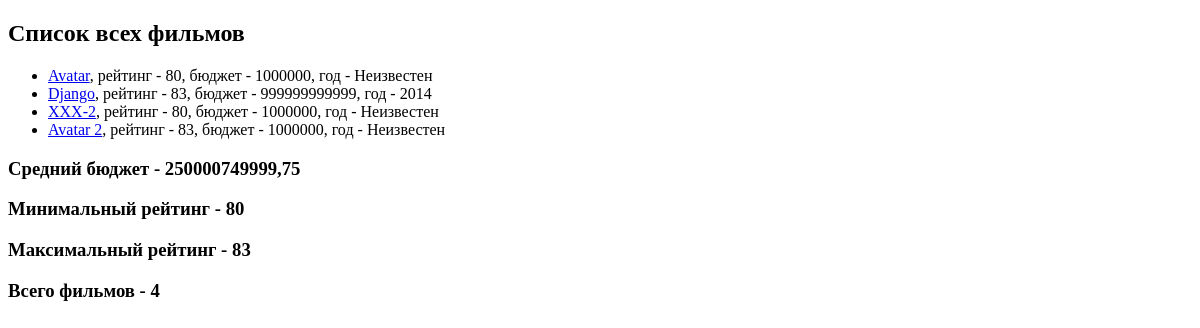
The app's page /, older data.
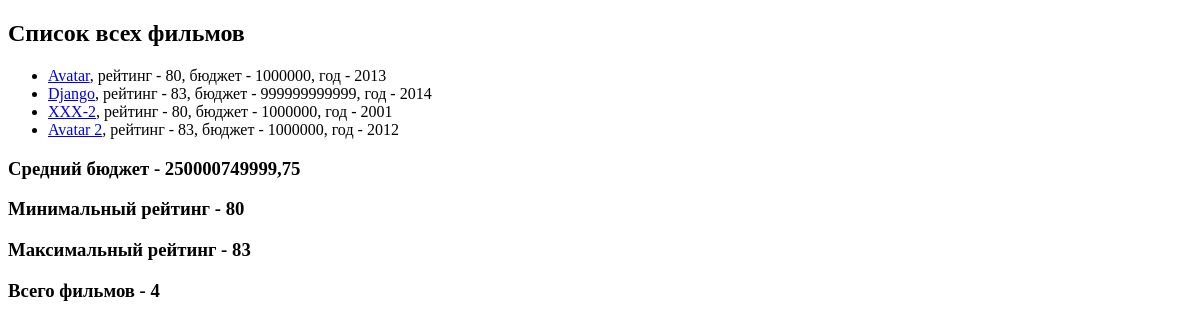
The same page, newer data.
### movie_app/models.py (models this page shows, shortened)
class Movie(models.Model):
    name = models.CharField(max_length=40)
    rating = models.IntegerField()
    year = models.IntegerField(null=True, blank=True)
    budget = models.IntegerField(default=1000000)
    slug = models.SlugField(default='', null=False)
    def get_url(self):
        return reverse('movie-detail', args=[self.slug])

### movie_app/views.py (the view)
# urls.py: path('', views.show_all_movie),
def show_all_movie(request):
    movies = Movie.objects.annotate(
        true_bool=Value(True),
        false_bool=Value(False),
        str_bool=Value('hello'),
        int_bool=Value(20),
        new_budget=F('budget')+100,
        sum_rat_year=F('rating') + F('year')
    )
    agg = movies.aggregate(Avg('budget'), Max('rating'), Min('rating'), Count('rating'))
    return render(request, 'movie_app/all_movies.html', {
        'movies': movies,
        'agg': agg
    })

### movie_app/templates/movie_app/all_movies.html (shortened to what this page needs)
{% extends 'movie_app/base.html'%}
{% block content %}
    <h2>Список всех фильмов</h2>
    <ul>
        {% for movie in movies %}
            <li><a href="{{ movie.get_url }}">{{ movie.name }}</a>,
                рейтинг - {{ movie.rating }},
                бюджет - {{ movie.budget }},
                год - {{ movie.year|default:'Неизвестен' }}</li>
        {% endfor %}
    </ul>
    <h3>Средний бюджет - {{ agg.budget__avg }}</h3>
    <h3>Минимальный рейтинг - {{ agg.rating__min }}</h3>
    <h3>Максимальный рейтинг - {{ agg.rating__max }}</h3>
    <h3>Всего фильмов - {{ agg.rating__count }}</h3>
{% endblock %}

Row changes from the older to the newer data that the page shows:
changed Movie "Avatar": year "Неизвестен" → "2013"
changed Movie "XXX-2": year "Неизвестен" → "2001"
changed Movie "Avatar 2": year "Неизвестен" → "2012"
